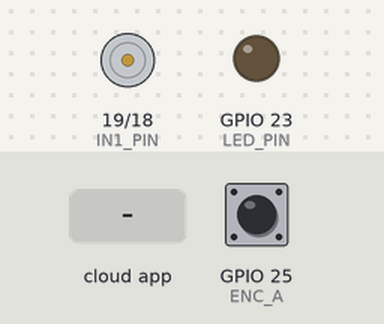
This sketch was run on a simulated ESP32. On the bench: motor-driver pin pairs drawn as motors (green arrow = first pin HIGH = forward, orange = second pin HIGH = backward, longer = more drive, scaled by the enable pin), output pins drawn as LEDs (lit = HIGH). Inputs (shaded band) come from the test bench; at power-on: GPIO 25 (ENC_A) HIGH. The ROS host is connected and sends only what is stated.

Above: at 3.2 s.
3.3 s: the phone or cloud app sets motor_duty to -100
At 4.0 s:
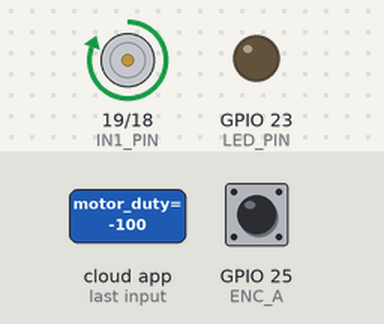
4.8 s: the phone or cloud app sets motor_duty to 100
At 6.0 s:
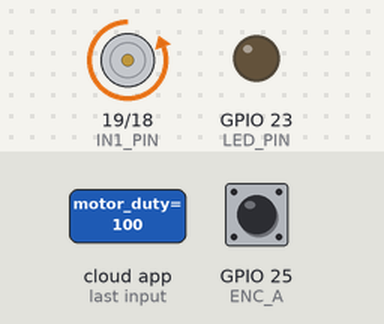
6.3 s: the phone or cloud app sets motor_duty to 0
At 7.4 s:
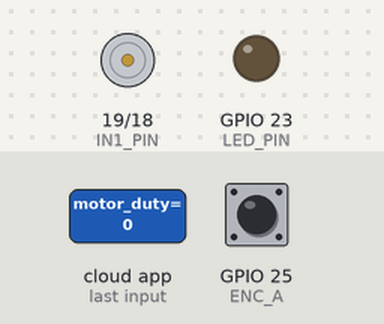
Timing chart, 0 to 9.3 s (numbered marks = the images above; inputs shaded):
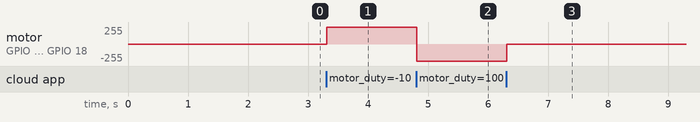

Measured:
- after the input at 3.3 s, motor on GPIO 19 (IN1_PIN) / GPIO 18 (IN2_PIN): stopped → forward 255/255 at once
- after the input at 4.8 s, motor on GPIO 19 (IN1_PIN) / GPIO 18 (IN2_PIN): forward 255/255 → backward 255/255 at once
- after the input at 6.3 s, motor on GPIO 19 (IN1_PIN) / GPIO 18 (IN2_PIN): backward 255/255 → stopped at once

The sketch:

control.ino
```cpp
#include <micro_ros_arduino.h>
#include <rcl/rcl.h>
#include <rcl/error_handling.h>
#include <rclc/rclc.h>
#include <rclc/executor.h>
#include <std_msgs/msg/float32.h>
#include <math.h>

// =======================
// ======  PINES  ========
// =======================
#define LED_PIN  23
#define PWM_PIN  22
#define IN1_PIN  19
#define IN2_PIN  18
#define ENC_A    25
#define ENC_B    26

// =======================
// ======  PWM SETUP =====
// =======================
#define PWM_FRQ   980
#define PWM_RES   8
#define PWM_CHNL  0

// =======================
// ====== MOTOR ==========
// =======================
#define PPR        22.5f   // pulsos por revolución del motor
#define GEAR_RATIO 45.0f   // reducción
#define TS         0.01f    // mismo periodo que el MPC

// =======================
// ====== ENCODER ========
// =======================
volatile long encoder_count = 0;
volatile float target_duty = 0.0f;
float current_duty = 0.0f;

// ISR modo 4x
void IRAM_ATTR encoder_isr_A() {
  if (digitalRead(ENC_B))
    encoder_count++;
  else
    encoder_count--;
}


// =======================
// ===== MICRO-ROS =======
// =======================
rcl_node_t node;
rclc_executor_t executor;
rclc_support_t support;
rcl_allocator_t allocator;

rcl_subscription_t subscriber;
rcl_publisher_t publisher;
rcl_timer_t timer;

std_msgs__msg__Float32 msg_sub;
std_msgs__msg__Float32 msg_pub;

#define RCCHECK(fn) { rcl_ret_t temp_rc = fn; if((temp_rc != RCL_RET_OK)){error_loop();}}
#define RCSOFTCHECK(fn) { rcl_ret_t temp_rc = fn; if((temp_rc != RCL_RET_OK)){}}

void error_loop(){
  while(1){
    digitalWrite(LED_PIN, !digitalRead(LED_PIN));
    delay(100);
  }
}

// =======================
// ====== CALLBACK =======
// =======================
void subscription_callback(const void * msgin)
{
  const std_msgs__msg__Float32 * msg =
    (const std_msgs__msg__Float32 *)msgin;

  // El MPC manda voltaje en [-6, 6]V → convertir a duty [-1, 1]
  target_duty = msg->data;


}

// =======================
// ===== TIMER PUB =======
// =======================
void timer_callback(rcl_timer_t * timer, int64_t last_call_time)
{
  RCLC_UNUSED(last_call_time);
  if (timer == NULL) return;

  /*

  // Suavizado: acerca current_duty hacia target_duty poco a poco
  float diff = target_duty - current_duty;
  if (abs(diff) > 0.001f) {
    current_duty += diff / 10.0f;  // 10 pasos para llegar
    // Evitar overshoot
    if ((diff > 0 && current_duty > target_duty) ||
        (diff < 0 && current_duty < target_duty)) {
      current_duty = target_duty;
    }
  } else {
    current_duty = target_duty;
  }*/


  float duty = target_duty;

  // Dirección
  if (duty < 0.0f) {
    digitalWrite(IN1_PIN, HIGH);
    digitalWrite(IN2_PIN, LOW);
    duty *= -1.0;
  } else {
    digitalWrite(IN1_PIN, LOW);
    digitalWrite(IN2_PIN, HIGH);
  }

  uint32_t pwm_value = (uint32_t)((pow(2, PWM_RES) - 1) * duty);
  ledcWrite(PWM_CHNL, pwm_value);

  // Calcular velocidad del eje de salida
  static long prev_count = 0;
  long current_count = encoder_count;
  long delta = current_count - prev_count;
  prev_count = current_count;

  float speed_rps_motor  = (float)delta / (PPR * TS);
  float speed_rps_output = speed_rps_motor/GEAR_RATIO;
  float speed_raw        = speed_rps_output * 2.0f * M_PI;


  // Filtro promedio móvil
  #define FILTER_SIZE 10
  static float speed_buffer[FILTER_SIZE] = {0};
  static int filter_idx = 0;

  speed_buffer[filter_idx] = speed_raw;
  filter_idx = (filter_idx + 1) % FILTER_SIZE;

  float speed_filtered = 0.0f;
  for (int i = 0; i < FILTER_SIZE; i++) {
    speed_filtered += speed_buffer[i];
  }
  speed_filtered /= FILTER_SIZE;

  msg_pub.data = speed_filtered;
  RCSOFTCHECK(rcl_publish(&publisher, &msg_pub, NULL));


  /*
  // Filtro EMA (reemplaza el promedio móvil)
  #define ALPHA 0.1f
  static float speed_ema = 0.0f;
  speed_ema = ALPHA * speed_raw + (1.0f - ALPHA) * speed_ema;

  msg_pub.data = speed_ema;
  RCSOFTCHECK(rcl_publish(&publisher, &msg_pub, NULL));
  */
}

// =======================
// ========= SETUP =======
// =======================
void setup() {
  set_microros_transports();

  pinMode(LED_PIN, OUTPUT);
  pinMode(IN1_PIN, OUTPUT);
  pinMode(IN2_PIN, OUTPUT);
  pinMode(PWM_PIN, OUTPUT);
  pinMode(ENC_A, INPUT);
  pinMode(ENC_B, INPUT);

  attachInterrupt(digitalPinToInterrupt(ENC_A), encoder_isr_A, RISING);


  ledcSetup(PWM_CHNL, PWM_FRQ, PWM_RES);
  ledcAttachPin(PWM_PIN, PWM_CHNL);
  ledcWrite(PWM_CHNL, 0);

  /*digitalWrite(IN1_PIN, HIGH);
  digitalWrite(IN2_PIN, LOW);
  ledcWrite(PWM_CHNL, 255);*/

  delay(2000);

  allocator = rcl_get_default_allocator();
  RCCHECK(rclc_support_init(&support, 0, NULL, &allocator));
  RCCHECK(rclc_node_init_default(&node, "motor_driver_node", "", &support));


 //  Suscriptor: recibe voltaje del MPC en V
  RCCHECK(rclc_subscription_init_default(
    &subscriber, &node,
    ROSIDL_GET_MSG_TYPE_SUPPORT(std_msgs, msg, Float32),
    "/motor_duty"));

  // Publicador: manda velocidad en rad/s al MPC
  RCCHECK(rclc_publisher_init_default(
    &publisher, &node,
    ROSIDL_GET_MSG_TYPE_SUPPORT(std_msgs, msg, Float32),
    "/motor_speed"));

  // Timer a 10ms, igual que el MPC
  RCCHECK(rclc_timer_init_default(
    &timer, &support,
    RCL_MS_TO_NS(10),
    timer_callback));

  RCCHECK(rclc_executor_init(&executor, &support.context, 2, &allocator));
  RCCHECK(rclc_executor_add_subscription(
    &executor, &subscriber, &msg_sub,
    &subscription_callback, ON_NEW_DATA));
  RCCHECK(rclc_executor_add_timer(&executor, &timer));
}

// =======================
// ========= LOOP ========
// =======================
void loop() {
  rclc_executor_spin_some(&executor, RCL_MS_TO_NS(5));
}
```
